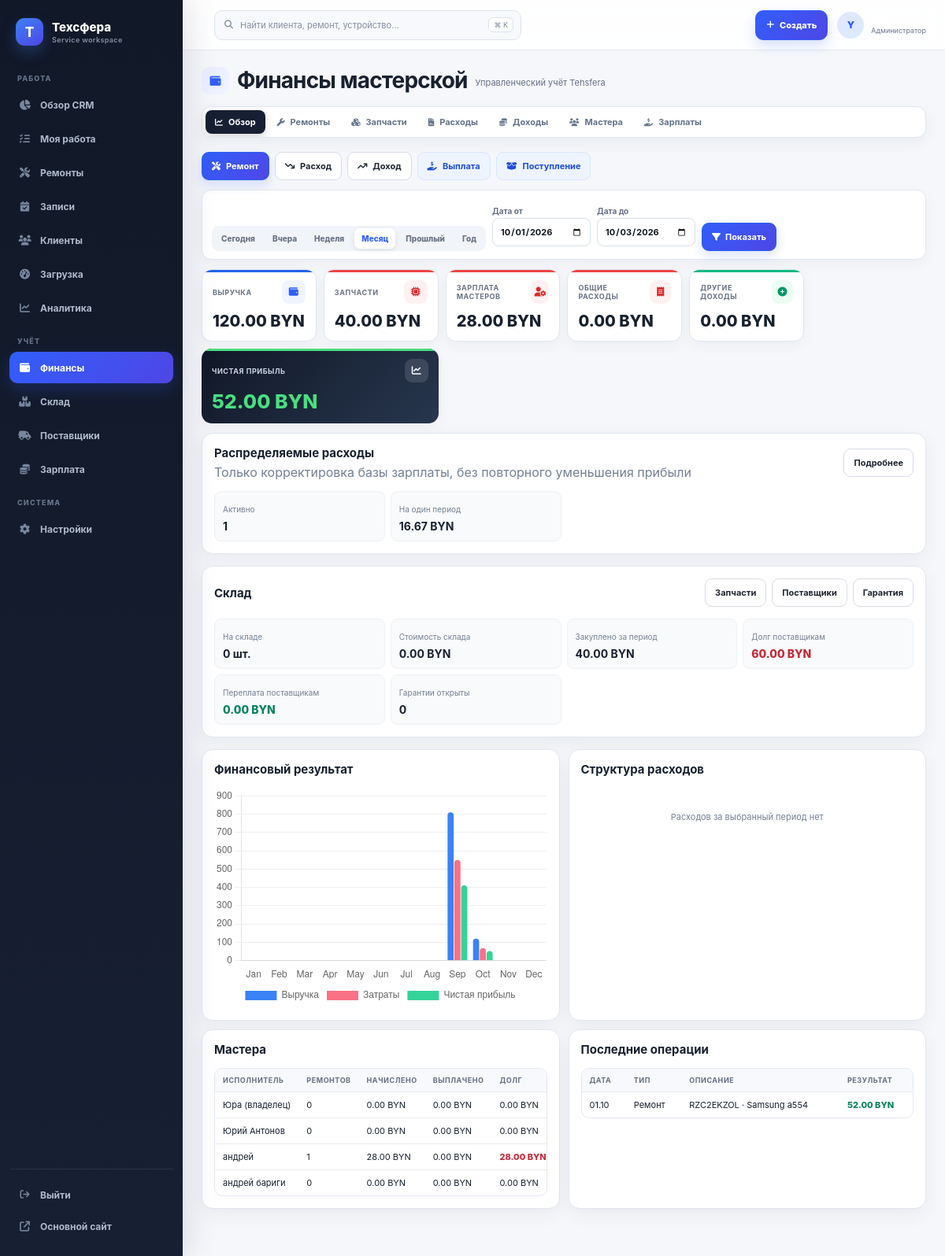
Before: /finance/ (signed in) with the older database file.
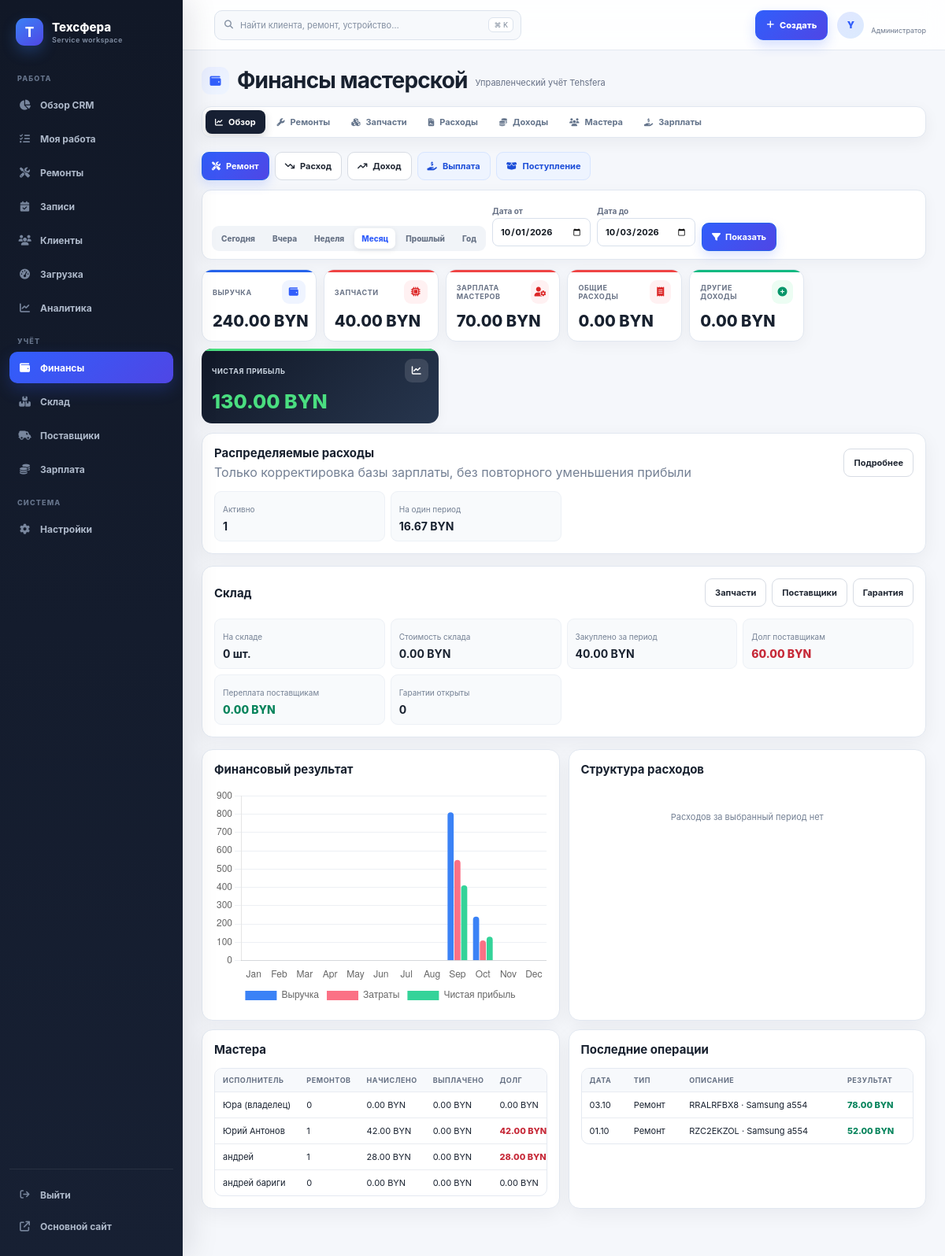
After: the same page with the newer database file.
### finance/models.py (models this page shows, shortened)
class Employee(models.Model):
    user = models.OneToOneField(
        settings.AUTH_USER_MODEL, verbose_name="Аккаунт пользователя",
        on_delete=models.SET_NULL, related_name="employee_profile", null=True, blank=True,
    )
    name = models.CharField("Имя", max_length=120)
    default_percent = models.DecimalField(
        "Процент по умолчанию",
        max_digits=5,
        decimal_places=2,
        default=Decimal("0.00"),
        validators=[MinValueValidator(0), MaxValueValidator(100)],
    )
    is_owner = models.BooleanField("Владелец", default=False)
    is_active = models.BooleanField("Активен", default=True)
    created_at = models.DateTimeField("Создан", auto_now_add=True)
    class Meta:
        verbose_name = "Исполнитель"
        verbose_name_plural = "Исполнители"
        ordering = ["name"]
    def __str__(self):
        return f"{self.name} (владелец)" if self.is_owner else self.name

class RepairFinance(models.Model):
    date = models.DateField("Дата")
    description = models.CharField("Описание ремонта", max_length=255)
    revenue = models.DecimalField(
        "Получено от клиента", max_digits=12, decimal_places=2,
        validators=[MinValueValidator(0)],
    )
    part_cost = models.DecimalField(
        "Стоимость запчасти", max_digits=12, decimal_places=2,
        default=Decimal("0.00"), validators=[MinValueValidator(0)],
    )
    manual_part_cost = models.DecimalField(
        "Дополнительная стоимость запчастей вручную", max_digits=12, decimal_places=2,
        default=Decimal("0.00"), validators=[MinValueValidator(0)],
        help_text="Используйте для деталей, которых нет на складе, или деталей клиента.",
    )
    employee = models.ForeignKey(
        Employee, verbose_name="Исполнитель", on_delete=models.PROTECT,
        related_name="repairs",
    )
    master_percent = models.DecimalField(
        "Процент исполнителя", max_digits=5, decimal_places=2,
        default=Decimal("0.00"), validators=[MinValueValidator(0), MaxValueValidator(100)],
        help_text="Сохраняется в ремонте и не меняется при изменении профиля исполнителя.",
    )
    repair_margin = models.DecimalField("Маржа до зарплаты", max_digits=12, decimal_places=2, editable=False)
    master_salary = models.DecimalField("Зарплата мастера", max_digits=12, decimal_places=2, editable=False)
    workshop_profit = models.DecimalField("Прибыль мастерской", max_digits=12, decimal_places=2, editable=False)
    comment = models.TextField("Комментарий", blank=True)
    created_at = models.DateTimeField("Создан", auto_now_add=True)
    class Meta:
        verbose_name = "Ремонт (финансы)"
        verbose_name_plural = "Ремонты (финансы)"
        ordering = ["-date", "-created_at"]
        indexes = [models.Index(fields=["date"]), models.Index(fields=["employee", "date"])]

### finance/views.py (the view)
# urls.py: path("", views.dashboard, name="dashboard"),
@finance_staff_required
def dashboard(request):
    start, end, period_ctx = _period_context(request)
    summary = financial_summary(start, end)
    expenses_by_category = list(
        Expense.objects.filter(date__range=(start, end)).values("category__name")
        .annotate(total=Sum("amount")).order_by("category__sort_order", "category__name")
    )
    for row in expenses_by_category:
        row["percent"] = round((row["total"] / summary["expenses"] * 100), 1) if summary["expenses"] else 0
    operations = sorted(chain(
        RepairFinance.objects.filter(date__range=(start, end))[:8],
        Expense.objects.filter(date__range=(start, end))[:8],
        OtherIncome.objects.filter(date__range=(start, end))[:8],
    ), key=attrgetter("date", "created_at"), reverse=True)[:12]
    for operation in operations:
        if isinstance(operation, RepairFinance):
            operation.kind, operation.display_amount = "Ремонт", operation.workshop_profit
        elif isinstance(operation, Expense):
            operation.kind, operation.display_amount = "Расход", -operation.amount
        else:
            operation.kind, operation.display_amount = "Доход", operation.amount
    chart = monthly_chart(end.year)
    context = {
        **period_ctx, "summary": summary, "expenses_by_category": expenses_by_category,
        "stock_summary": stock_summary(start, end),
        "employee_rows": employee_rows(start, end), "operations": operations,
        "chart_labels": [row["month"] for row in chart],
        "chart_revenue": [float(row["revenue"]) for row in chart],
        "chart_costs": [float(row["parts"] + row["salary"] + row["expenses"]) for row in chart],
        "chart_profit": [float(row["net_profit"]) for row in chart],
        "distributed_active": DistributedExpense.objects.filter(is_active=True).count(),
        "distributed_period_total": sum((item.per_period_amount for item in DistributedExpense.objects.filter(is_active=True)), Decimal("0.00")),
    }
    return render(request, "finance/dashboard.html", context)

### finance/templates/finance/dashboard.html
{% extends "finance/base.html" %}{% load finance_extras %}
{% block finance_content %}
<div class="fin-actions"><a class="fin-btn primary" href="{% url 'finance:repair_create' %}"><i class="fa-solid fa-screwdriver-wrench"></i> Ремонт</a><a class="fin-btn" href="{% url 'finance:expense_create' %}" hx-get="{% url 'finance:expense_create' %}" hx-target="#app-modal-content"><i class="fa-solid fa-arrow-trend-down"></i> Расход</a><a class="fin-btn" href="{% url 'finance:income_create' %}" hx-get="{% url 'finance:income_create' %}" hx-target="#app-modal-content"><i class="fa-solid fa-arrow-trend-up"></i> Доход</a><a class="fin-btn soft" href="{% url 'finance:salary_payment_create' %}"><i class="fa-solid fa-hand-holding-dollar"></i> Выплата</a><a class="fin-btn soft" href="{% url 'finance:receipt_create' %}"><i class="fa-solid fa-box-open"></i> Поступление</a></div>
{% include "finance/_period.html" %}
<section class="fin-metrics"><div class="fin-metric revenue"><div class="fin-metric-head"><div class="label">Выручка</div><span class="fin-metric-icon"><i class="fa-solid fa-wallet"></i></span></div><div class="value">{{ summary.revenue|money_byn }}</div></div><div class="fin-metric cost"><div class="fin-metric-head"><div class="label">Запчасти</div><span class="fin-metric-icon"><i class="fa-solid fa-microchip"></i></span></div><div class="value">{{ summary.parts|money_byn }}</div></div><div class="fin-metric cost"><div class="fin-metric-head"><div class="label">Зарплата мастеров</div><span class="fin-metric-icon"><i class="fa-solid fa-user-gear"></i></span></div><div class="value">{{ summary.salary|money_byn }}</div></div><div class="fin-metric cost"><div class="fin-metric-head"><div class="label">Общие расходы</div><span class="fin-metric-icon"><i class="fa-solid fa-receipt"></i></span></div><div class="value">{{ summary.expenses|money_byn }}</div></div><div class="fin-metric income"><div class="fin-metric-head"><div class="label">Другие доходы</div><span class="fin-metric-icon"><i class="fa-solid fa-circle-plus"></i></span></div><div class="value">{{ summary.other_income|money_byn }}</div></div><div class="fin-metric net {% if summary.net_profit < 0 %}loss{% endif %}"><div class="fin-metric-head"><div class="label">Чистая прибыль</div><span class="fin-metric-icon"><i class="fa-solid fa-chart-line"></i></span></div><div class="value">{{ summary.net_profit|money_byn }}</div></div></section>
<section class="fin-card" style="margin-bottom:15px"><div style="display:flex;justify-content:space-between;align-items:center;gap:12px;flex-wrap:wrap"><div><h2 style="margin:0">Распределяемые расходы</h2><p class="fin-muted" style="margin:5px 0 0">Только корректировка базы зарплаты, без повторного уменьшения прибыли</p></div><a class="fin-btn" href="{% url 'finance:distributed_expense_list' %}">Подробнее</a></div><div class="fin-kpis" style="margin-top:14px"><div class="fin-kpi"><span class="fin-muted">Активно</span><strong>{{ distributed_active }}</strong></div><div class="fin-kpi"><span class="fin-muted">На один период</span><strong>{{ distributed_period_total|money_byn }}</strong></div></div></section>
<section class="fin-card" style="margin-bottom:15px"><div style="display:flex;justify-content:space-between;align-items:center;gap:12px;flex-wrap:wrap"><h2 style="margin:0">Склад</h2><div class="fin-actions" style="margin:0"><a class="fin-btn" href="{% url 'finance:stock_list' %}">Запчасти</a><a class="fin-btn" href="{% url 'finance:supplier_list' %}">Поставщики</a><a class="fin-btn" href="{% url 'finance:warranty_list' %}">Гарантия</a></div></div><div class="fin-kpis" style="margin-top:15px"><div class="fin-kpi"><span class="fin-muted">На складе</span><strong>{{ stock_summary.stock_count }} шт.</strong></div><div class="fin-kpi"><span class="fin-muted">Стоимость склада</span><strong>{{ stock_summary.stock_value|money_byn }}</strong></div><div class="fin-kpi"><span class="fin-muted">Закуплено за период</span><strong>{{ stock_summary.purchased|money_byn }}</strong></div><div class="fin-kpi"><span class="fin-muted">Долг поставщикам</span><strong class="amount-neg">{{ stock_summary.supplier_debt|money_byn }}</strong></div><div class="fin-kpi"><span class="fin-muted">Переплата поставщикам</span><strong class="amount-pos">{{ stock_summary.supplier_credit|money_byn }}</strong></div><div class="fin-kpi"><span class="fin-muted">Гарантии открыты</span><strong>{{ stock_summary.open_warranties }}</strong></div></div></section>
<div class="fin-grid"><section class="fin-card"><h2>Финансовый результат</h2><div class="chart-box"><canvas id="financeChart"></canvas></div></section><section class="fin-card"><h2>Структура расходов</h2>{% for row in expenses_by_category %}<div><div style="display:flex;justify-content:space-between;gap:12px"><span>{{ row.category__name }}</span><strong>{{ row.total|money_byn }} · {{ row.percent }}%</strong></div><div class="expense-bar"><span style="width:{{ row.percent|stringformat:'s' }}%"></span></div></div>{% empty %}<div class="fin-empty">Расходов за выбранный период нет</div>{% endfor %}</section>
<section class="fin-card"><h2>Мастера</h2><div class="fin-table-wrap"><table class="fin-table"><thead><tr><th>Исполнитель</th><th>Ремонтов</th><th>Начислено</th><th>Выплачено</th><th>Долг</th></tr></thead><tbody>{% for row in employee_rows %}<tr><td>{{ row.employee }}</td><td>{{ row.repairs_count }}</td><td>{{ row.salary|money_byn }}</td><td>{{ row.paid|money_byn }}</td><td class="{% if row.debt > 0 %}amount-neg{% endif %}">{{ row.debt|money_byn }}</td></tr>{% empty %}<tr><td colspan="5" class="fin-empty">Нет исполнителей</td></tr>{% endfor %}</tbody></table></div></section>
<section class="fin-card"><h2>Последние операции</h2><div class="fin-table-wrap"><table class="fin-table"><thead><tr><th>Дата</th><th>Тип</th><th>Описание</th><th>Результат</th></tr></thead><tbody>{% for operation in operations %}<tr><td>{{ operation.date|date:'d.m' }}</td><td>{{ operation.kind }}</td><td>{{ operation.description }}</td><td class="{% if operation.display_amount < 0 %}amount-neg{% else %}amount-pos{% endif %}">{{ operation.display_amount|money_byn }}</td></tr>{% empty %}<tr><td colspan="4" class="fin-empty">Операций пока нет</td></tr>{% endfor %}</tbody></table></div></section></div>
<script src="https://cdn.jsdelivr.net/npm/chart.js@4.4.1/dist/chart.umd.min.js"></script><script>new Chart(document.getElementById('financeChart'),{type:'bar',data:{labels:{{ chart_labels|safe }},datasets:[{label:'Выручка',data:{{ chart_revenue|safe }},backgroundColor:'#3b82f6',borderRadius:5},{label:'Затраты',data:{{ chart_costs|safe }},backgroundColor:'#fb7185',borderRadius:5},{label:'Чистая прибыль',data:{{ chart_profit|safe }},backgroundColor:'#34d399',borderRadius:5}]},options:{responsive:true,maintainAspectRatio:false,plugins:{legend:{position:'bottom'}},scales:{x:{grid:{display:false}},y:{grid:{color:'#edf0f4'}}}}});</script>
{% endblock %}

### templates/workbench/base.html (shortened to what this page needs)
{% extends "repairs/base.html" %}
{% load static %}
{% block extra_head %}{{ block.super }}<link rel="stylesheet" href="{% static 'workbench/css/app.css' %}?v=5">{% block workbench_head %}{% endblock %}{% endblock %}
{% block content %}
<div class="wb-app" data-wb-app>
  {% include "workbench/components/sidebar.html" %}
  <div class="wb-stage">
    <header class="wb-topbar">
      {% if perms.crm.access_crm %}<button class="wb-global-search-button" type="button" data-command-open aria-label="Открыть глобальный поиск"><i class="fa-solid fa-magnifying-glass"></i><span>Найти клиента, ремонт, устройство…</span><kbd>⌘ K</kbd></button>{% endif %}
      {% if account_is_client %}<a class="wb-button wb-button--primary wb-client-book" href="{% url 'repairs:brand_list' %}"><i class="fa-solid fa-calendar-plus"></i><span>Записаться</span></a>{% else %}<details class="wb-create-menu"><summary class="wb-button wb-button--primary"><i class="fa-solid fa-plus"></i><span>Создать</span></summary></details>{% endif %}
      <div class="wb-user">
        <span class="wb-user__avatar">{{ request.user.username|first|upper }}</span>
        <span class="wb-user__text"><b>{{ request.user.get_full_name|default:request.user.username }}</b><small>{{ account_role_label }}</small></span>
      </div>
    </header>
    <main class="wb-main">
      {% block workbench_content %}{% endblock %}
    </main>
  </div>
</div>
{% endblock %}

Changed rows visible on the page:
computed for Employee "Юрий Антонов": repairs_count "0" → "1"; salary "0.00 BYN" → "42.00 BYN"; debt "0.00 BYN" → "42.00 BYN"
added RepairFinance: date "03.10", kind "Ремонт", description "RRALRFBX8 · Samsung a554", display_amount "78.00 BYN"
Other visible differences:
{{ summary.revenue|money_byn }}: "120.00 BYN" → "240.00 BYN"
{{ summary.salary|money_byn }}: "28.00 BYN" → "70.00 BYN"
{{ summary.net_profit|money_byn }}: "52.00 BYN" → "130.00 BYN"
chart data {{ chart_revenue|safe }}: [0.0, 0.0, 0.0, 0.0, 0.0, 0.0, 0.0, 0.0, 810.0, 120.0, 0.0, 0.0] → [0.0, 0.0, 0.0, 0.0, 0.0, 0.0, 0.0, 0.0, 810.0, 240.0, 0.0, 0.0]
chart data {{ chart_costs|safe }}: [0.0, 0.0, 0.0, 0.0, 0.0, 0.0, 0.0, 0.0, 549.0, 68.0, 0.0, 0.0] → [0.0, 0.0, 0.0, 0.0, 0.0, 0.0, 0.0, 0.0, 549.0, 110.0, 0.0, 0.0]
chart data {{ chart_profit|safe }}: [0.0, 0.0, 0.0, 0.0, 0.0, 0.0, 0.0, 0.0, 411.0, 52.0, 0.0, 0.0] → [0.0, 0.0, 0.0, 0.0, 0.0, 0.0, 0.0, 0.0, 411.0, 130.0, 0.0, 0.0]
